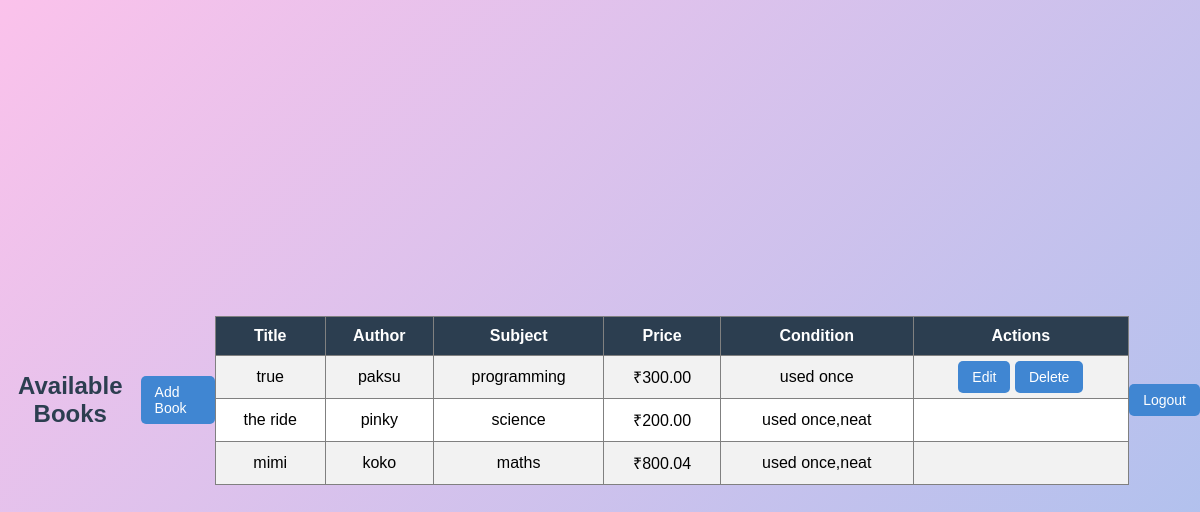
The page / (signed in) on the database its author committed.
### bookloop/models.py (models this page shows, shortened)
class Book(models.Model):
    sellbro = models.ForeignKey(User, on_delete=models.CASCADE,null=True)
    title = models.CharField(max_length=200)
    author = models.CharField(max_length=100)
    subject= models.CharField(max_length=200)
    price = models.DecimalField(max_digits=5,decimal_places=2)
    condition =models.CharField(max_length=50)
    is_sold = models.BooleanField(default=False)
    posted_data=models.DateTimeField(auto_now_add=True)

### bookloop/views.py (the view)
# urls.py: path('', views.book_list, name='book_list'),
def book_list(request):
    books = Book.objects.filter(is_sold=False)
    return render(request, 'book_list.html', {'books': books})

### bookloop/templates/book_list.html (shortened to what this page needs)
{% load static %}
<!DOCTYPE html>
<html>
<head>
    <link rel="stylesheet" href="{% static 'bookloop/styles.css' %}">
</head>
<body>
<h2>Available Books</h2>
{% if user.is_authenticated %}
    <a href="{% url 'book_create' %}">Add Book</a>
    <br><br>
{% endif %}
<table border="1">
    <tr>
        <th>Title</th>
        <th>Author</th>
        <th>Subject</th>
        <th>Price</th>
        <th>Condition</th>
        <th>Actions</th>
    </tr>
    {% for book in books %}
    <tr>
        <td>{{ book.title }}</td>
        <td>{{ book.author }}</td>
        <td>{{ book.subject }}</td>
        <td>₹{{ book.price }}</td>
        <td>{{ book.condition }}</td>
        <td>
            {% if user.is_authenticated and user == book.sellbro %}
                <a href="{% url 'book_update' book.pk %}">Edit</a>
                <a href="{% url 'book_delete' book.pk %}" >Delete</a>
            {% endif %}
        </td>
    </tr>
    {% endfor %}
</table>
<br>
{% if user.is_authenticated %}
    <a href="{% url 'logout' %}">Logout</a>
{% else %}
    <a href="{% url 'login' %}">Login</a>
{% endif %}
</body>
</html>

### bookloop/static/bookloop/styles.css (style rules this page uses)
body { font-family: Arial, sans-serif; background-color: #e9c2fc; margin: 0; padding: 20px; }
html, body { margin: 0; padding: 0; height: 100%; }
body { display: flex; justify-content: center; align-items: center; min-height: 100vh; background: linear-gradient(135deg, #fbc2eb, #a6c1ee); font-family: Arial, sans-serif; }
h2 { text-align: center; color: #2c3e50; }
a { text-decoration: none; padding: 8px 14px; background-color: #4086d2; color: white; border-radius: 5px; font-size: 14px; }
table { width: 100%; border-collapse: collapse; background-color: white; }
table th { background-color: #2c3e50; color: white; padding: 10px; }
table td { padding: 10px; text-align: center; }
table tr:nth-child(even) { background-color: #f2f2f2; }

### rows shown on the page
Book: title "true", author "paksu", subject "programming", price "300.00", condition "used once", shows "Edit"
Book: title "the ride", author "pinky", subject "science", price "200.00", condition "used once,neat"
Book: title "mimi", author "koko", subject "maths", price "800.04", condition "used once,neat"
